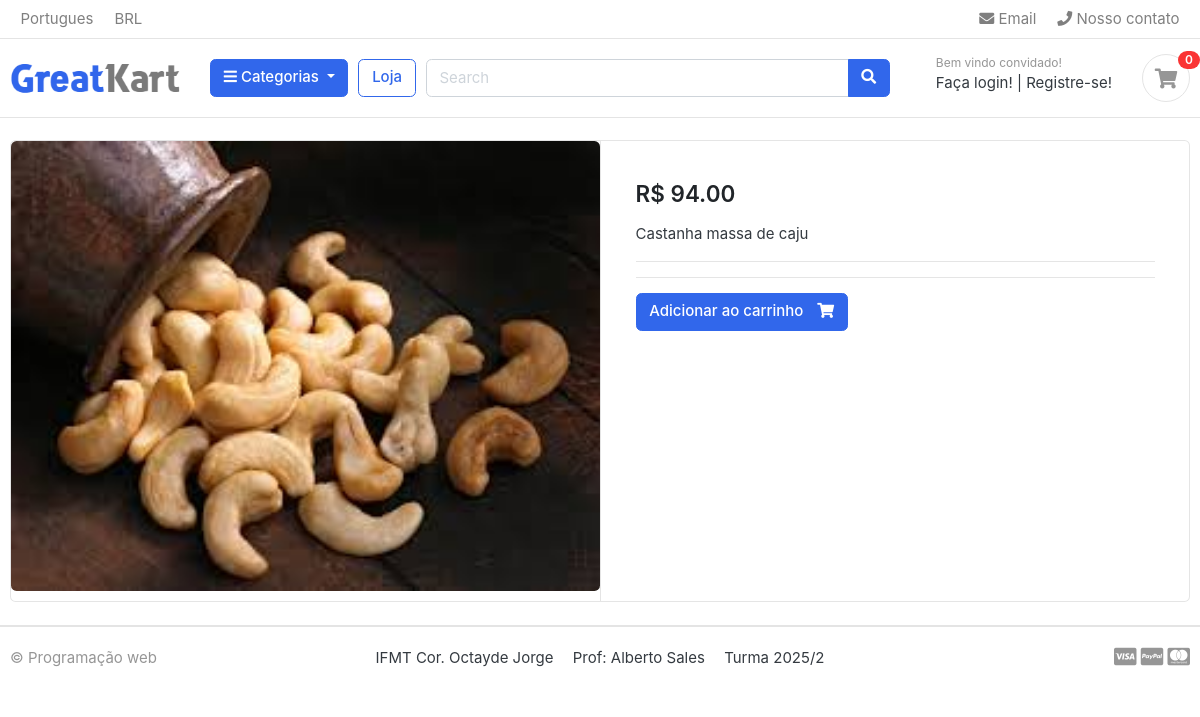
The page /loja/castanha/caju/ on the database its author committed.
### produtos/models.py (models this page shows)
class Produto(models.Model):
    categoria = models.ForeignKey(Categoria, on_delete=models.CASCADE)
    produto_nome = models.CharField(max_length=200, unique= True)
    slug = models.SlugField(max_length=200, unique=True)
    descricao = models.TextField(max_length=300,blank=True)
    preco = models.DecimalField(max_digits=12, decimal_places=2)
    imagem = models.ImageField(upload_to='fotos/produtos',blank=True)
    estoque = models.IntegerField()
    esta_disponivel = models.BooleanField(default=True)
    data_criacao = models.DateTimeField(auto_now=True)
    data_alteracao = models.DateTimeField(auto_now_add=True)
    def get_url(self):
        return reverse('detalhes_do_produto',args=[self.categoria.slug,self.slug])

### loja/views.py (the view)
# urls.py: path('<slug:categoria_slug>/<slug:produto_slug>/', views.exibirDetalhesProduto, name='detalhes_do_produto'),
def exibirDetalhesProduto(request, categoria_slug, produto_slug):
    produto = Produto.objects.get(categoria__slug = categoria_slug, slug = produto_slug)
    contexto = {
        'produto' : produto
    }
    return render(request, 'Loja/detalhes.html',contexto)

### categoria/models.py (called while the page is built)
    def get_url(self):
        return reverse('produtos_por_categoria', args=[self.slug])

### categoria/processador_contexto.py (called while the page is built)
def listarCategorias(request):
    display = Categoria.objects.all()
    return dict(cats=display)

### ecom/templates/Loja/detalhes.html (shortened to what this page needs)
{% extends 'base.html' %} {% load static %} {% block content %}
<div class="card">
  <div class="row no-gutters">
    <aside class="col-md-6">
      <article class="gallery-wrap">
        <div class="img-big-wrap">
          <a href="{{ produto.get_url }}"
            ><img src="{{ produto.imagem.url }}"
          /></a>
        </div>
      </article>
    </aside>
    <main class="col-md-6 border-left">
      <article class="content-body">
        <div class="mb-3">
          <var class="price h4">R$ {{produto.preco}}</var>
        </div>
        <p>{{produto.descricao}}</p>
        <hr />
        <hr />
        <a href="{% url 'adicionar_car' produto.id %}" class="btn btn-primary">
          <span class="text">Adicionar ao carrinho</span>
          <i class="fas fa-shopping-cart"></i>
        </a>
      </article>
    </main>
  </div>
</div>
{% endblock %}

### ecom/static/css/ui.css (style rules this page uses)
html { font-family: "Inter", sans-serif; font-size: 15px; }
.content-body { flex: 1 1 auto; padding: 2rem 2.3rem; }
var { font-style: normal; }
article:after, .form-group:after { display: block; clear: both; content: ""; }
.btn .text + i { margin-left: 10px; }
.price { font-weight: 600; color: #212529; }
.gallery-wrap .img-big-wrap { margin-bottom: 10px; border-radius: 0.37rem; overflow: hidden; background-color: #fff; }
.gallery-wrap .img-big-wrap a { text-align: center; display: block; }
.gallery-wrap .img-big-wrap img { height: 450px; width: auto; display: inline-block; }

### rows shown on the page
Produto: imagem (picture), preco "94.00", descricao "Castanha massa de caju"
